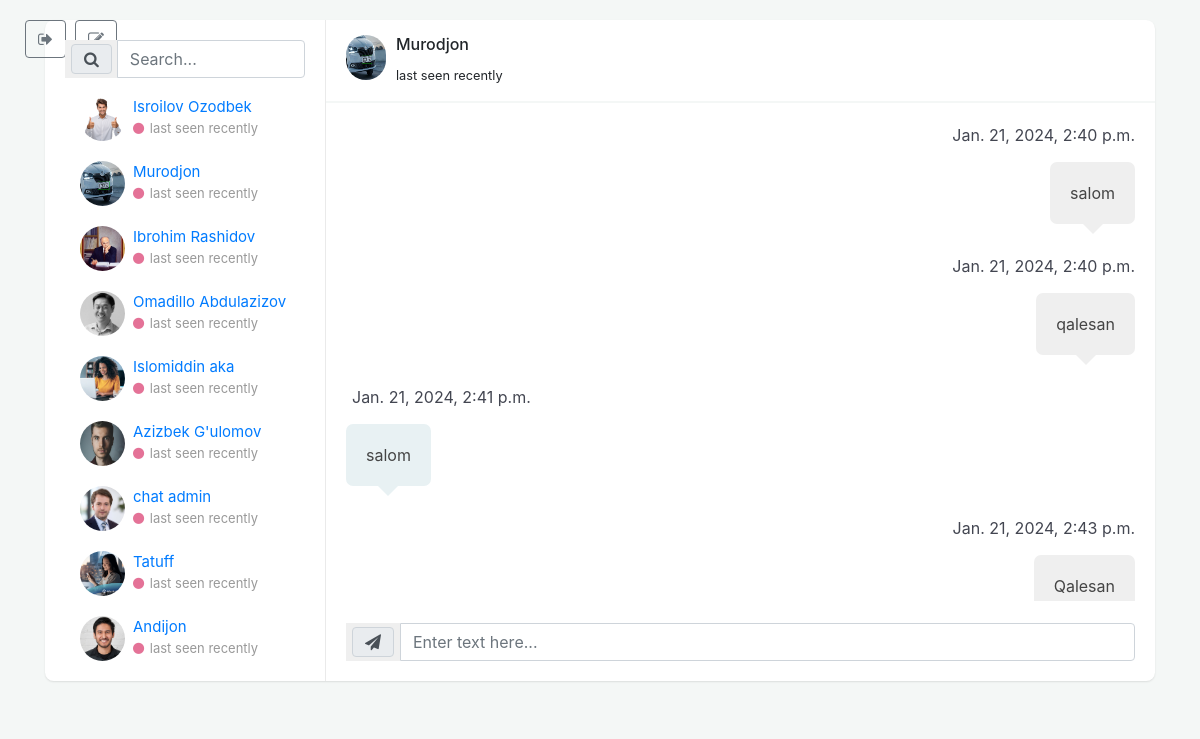
The page /chat/6/ (signed in) on the database its author committed.
### main/models.py (models this page shows, shortened)
class Users(AbstractUser):
    image = models.ImageField(upload_to='user_image', blank=True,null=True)
    last_active = models.CharField(max_length=256, blank=True,null=True)

class Messages(models.Model):
    sender = models.ForeignKey(Users, blank=True, on_delete=models.CASCADE, related_name='my_messages')
    receiver = models.ForeignKey(Users, blank=True, on_delete=models.CASCADE, related_name='other_messages')
    message_date = models.DateTimeField(auto_now_add=True)
    message_body = models.TextField(blank=True)

### main/views.py (the view, shortened to what this page needs)
# urls.py: path("chat/<int:user_pk>/", ChatdirectView.as_view(), name='chat'),
class ChatdirectView(View):
    def get(self,request,user_pk):
        users = Users.objects.all()
        sender_user = Users.objects.get(username=request.user.username)
        receiver_user = Users.objects.get(id=user_pk)
        sender_messages = Messages.objects.filter(sender=sender_user,receiver=receiver_user)
        receiver_messages = Messages.objects.filter(receiver=sender_user,sender=receiver_user)
        all_messages = sender_messages | receiver_messages
        all_messages = all_messages.order_by('message_date')
        users = Users.objects.exclude(id=sender_user.id)
        context = {'users': users,'user': receiver_user}
        context['all_messages'] = all_messages
        return render(request,'direct.html',context)

### templates/direct.html (shortened to what this page needs)
<!DOCTYPE html>
<html lang="en">
<head>
<link href="https://cdn.jsdelivr.net/npm/bootstrap@4.5.0/dist/css/bootstrap.min.css" rel="stylesheet">
</head>
<body>
<link href="https://maxcdn.bootstrapcdn.com/font-awesome/4.7.0/css/font-awesome.min.css" rel="stylesheet" />
<div class="logouticon col-lg-6 hidden-sm">
    <a href="/logout" class="btn btn-outline-secondary" title="Log Out"><i class="fa fa-sign-out" aria-hidden="true"></i></a>
</div>
<div class="editProfilicon col-lg-6 hidden-sm">
    <a href="/editProfil/{{ request.user.id }}" class="btn btn-outline-secondary" title="Edit Profil"><i class="fa fa-edit" aria-hidden="true"></i></a>
</div>
<div class="container">
<div class="row clearfix">
<div class="col-lg-12">
<div class="card chat-app">
<div id="plist" class="people-list">
<form class="input-group" method="post">
<div class="input-group-prepend">
<button type="submit" name="forsearch"> <span class="input-group-text"><i class="fa fa-search"></i></span>
</button>
</div>
<input type="text" class="form-control" placeholder="Search..." name="search">
</form>
<ul class="list-unstyled chat-list mt-2 mb-0 userslist">
{% for i in users %}
<li class="clearfix">
<a href="{% url 'chat' i.id %}">
{% if i.image %}
<img src="{{ i.image.url }}" height="45px" width="45px" alt="avatar">
{% else %}
<img src="/static/img/newUserLogo.jpg"  width="45px" alt="avatar">
{% endif %}
<div class="about">
<div class="name">{{ i.first_name }}</div>
<div class="status"> <i class="fa fa-circle offline"></i>
    {% if i.last_active == None %}
    last seen recently
    {% else %}
    {{ i.last_active }}
    {% endif %}
</div>
</div>
</a>
</li>
{% endfor %}
</ul>
</div>
<div class="chat">
<div class="chat-header clearfix">
<div class="row">
<div class="col-lg-6">
<a href="javascript:void(0);" data-toggle="modal" data-target="#view_info">
{% if user.image %}
<img src="{{ user.image.url }}" height="45px" width="45px" alt="avatar">
{% else %}
<img src="/static/img/newUserLogo.jpg"  width="45px" alt="avatar">
{% endif %}
</a>
<div class="chat-about">
<h6 class="m-b-0">{{ user.first_name }}</h6>
<small>  {% if i.last_active == None %}
    last seen recently
    {% else %}
    {{ i.last_active }}
    {% endif %}</small>
</div>
</div>
</div>
</div>
<div class="chat-history">
<ul class="m-b-0">
{% for message in all_messages %}
{% if message.sender == request.user %}
<li class="clearfix">
<div class="message-data text-right">
<span class="message-data-time">{{ message.message_date }}</span>
</div>
<div class="message my-message float-right"> {{ message.message_body }} </div>
</li>
{% else %}
<li class="clearfix">
<div class="message-data">
<span class="message-data-time">{{ message.message_date }}</span>
</div>
<div class="message other-message">{{ message.message_body }}</div>
{% endif %}
{% endfor %}
</li>
</ul>
</div>
<div class="chat-message clearfix">
<div class="input-group mb-0">
<form action="" method="post" class="input-group">
<button type="submit" class="send_message"><span class="input-group-text"><i class="fa fa-send"></i></span>
</button>
<input type="text" class="form-control" placeholder="Enter text here..." name="message">
</form>
</div>
</div>
</div>
</div>
</div>
</div>
</div>
</body>
</html>

### templates/direct.html (style rules this page uses)
body { background-color: #f4f7f6; margin-top:20px; }
.card { background: #fff; transition: .5s; border: 0; margin-bottom: 30px; border-radius: .55rem; position: relative; width: 100%; box-shadow: 0 1px 2px 0 rgb(0 0 0 / 10%); }
.chat-app .people-list { width: 280px; position: absolute; left: 0; top: 0; padding: 20px; z-index: 7 }
.chat-app .chat { margin-left: 280px; border-left: 1px solid #eaeaea }
.people-list { -moz-transition: .5s; -o-transition: .5s; -webkit-transition: .5s; transition: .5s }
.people-list .chat-list li { padding: 10px 15px; list-style: none; border-radius: 3px }
.people-list .chat-list li .name { font-size: 15px }
.people-list .chat-list img { width: 45px; border-radius: 50% }
.people-list img { float: left; border-radius: 50% }
.people-list .about { float: left; padding-left: 8px }
.people-list .status { color: #999; font-size: 13px }
.chat .chat-header { padding: 15px 20px; border-bottom: 2px solid #f4f7f6 }
.chat .chat-header img { float: left; border-radius: 40px; width: 40px }
.chat .chat-header .chat-about { float: left; padding-left: 10px }
.chat .chat-history { height: 500px; padding: 20px; border-bottom: 2px solid #fff; overflow-y : scroll; }
.chat .chat-history ul { padding: 0 }
.chat .chat-history ul li { list-style: none; margin-bottom: 30px }
.chat .chat-history .message-data { margin-bottom: 15px }
.chat .chat-history .message-data-time { color: #434651; padding-left: 6px }
.chat .chat-history .message { color: #444; padding: 18px 20px; line-height: 26px; font-size: 16px; border-radius: 7px; display: inline-block; position: relative }
.chat .chat-history .message:after { bottom: 100%; left: 7%; border: solid transparent; content: " "; height: 0; width: 0; position: absolute; pointer-events: none; border-bottom-color: #fff; border-width: 10px; margin-left: -10px }
.chat .chat-history .my-message { background: #efefef }
.chat .chat-history .my-message:after { top: 100%; left: 50%; transform: rotate(3.142rad); border: solid transparent; content: " "; height: 0; width: 0; position: absolute; pointer-events: none; border-bottom-color: #efefef; border-width: 10px; margin-left: -10px }
.chat .chat-history .other-message { background: #e8f1f3; text-align: right }
.chat .chat-history .other-message:after { border-bottom-color: #e8f1f3; top: 100%; left: 50%; transform: rotate(3.142rad); }
.chat .chat-message { padding: 20px }
.online, .offline, .me { margin-right: 2px; font-size: 8px; vertical-align: middle }
.offline { color: #e47297 }
.float-right { float: right }
.clearfix:after { visibility: hidden; display: block; font-size: 0; content: " "; clear: both; height: 0 }
.send_message { outline: none !important; border: none; padding: 0, 0; }
.logouticon { position: absolute; z-index: 5; left: 10px; top: 20px; }
.editProfilicon { position: absolute; z-index: 6; left: 60px; top: 20px; }
button { outline: none; border: none; }
.userslist { overflow-y: scroll; overflow-x: hidden; height: 590px; }

### rows shown on the page
Users: image (picture), first_name "Isroilov Ozodbek", shows "last seen recently"
Users: image (picture), first_name "Murodjon", shows "last seen recently"
Users: image (picture), first_name "Ibrohim Rashidov", shows "last seen recently"
Users: image (picture), first_name "Omadillo Abdulazizov", shows "last seen recently"
Users: image (picture), first_name "Islomiddin aka", shows "last seen recently"
Users: image (picture), first_name "Azizbek G'ulomov", shows "last seen recently"
Users: image (picture), first_name "chat admin", shows "last seen recently"
Users: image (picture), first_name "Tatuff", shows "last seen recently"
Users: image (picture), first_name "Andijon", shows "last seen recently"
Messages: message_date "Jan. 21, 2024, 2:40 p.m.", message_body "salom"
Messages: message_date "Jan. 21, 2024, 2:40 p.m.", message_body "qalesan"
Messages: message_date "Jan. 21, 2024, 2:41 p.m.", message_body "salom"
Messages: message_date "Jan. 21, 2024, 2:43 p.m.", message_body "Qalesan"
